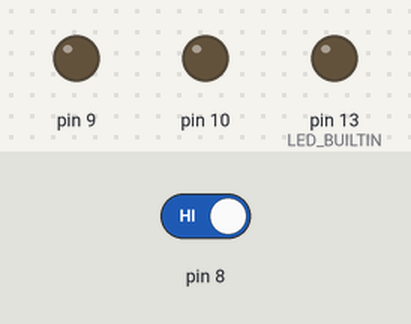
A sketch run on a simulated Arduino Uno, built with avr-gcc and run on an emulated ATmega328P. Parts: output pins drawn as LEDs (lit = HIGH). The test bench sets the inputs (shaded band); at power-on: pin 8 HIGH.

Above: at 1.2 s.
1.3 s: pin 8 driven LOW
At 1.9 s:
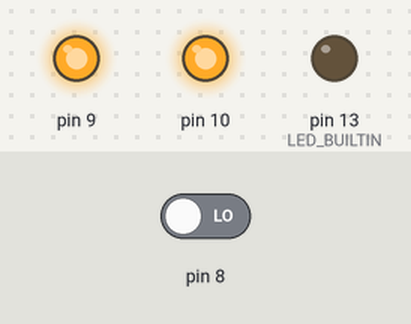
2.8 s: pin 8 driven HIGH
At 4.2 s:
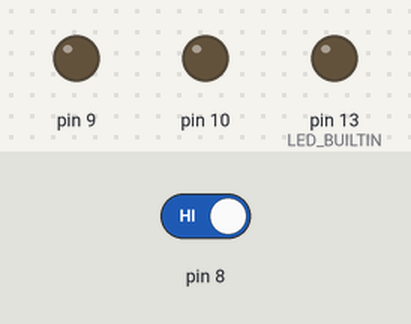
Timing chart, 0 to 5.8 s (numbered marks = the images above; inputs shaded):
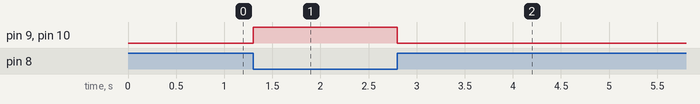

Measured:
- after the input at 1.3 s, pin 9, pin 10: LOW → HIGH at once
- after the input at 2.8 s, pin 9, pin 10: HIGH → LOW at once

The sketch:

tilt_alarm.ino
```cpp
void setup() {
  // put your setup code here, to run once:
pinMode(8, INPUT);
pinMode(9, OUTPUT);
pinMode(10, OUTPUT);
pinMode(LED_BUILTIN, OUTPUT);
digitalWrite(LED_BUILTIN, LOW);
}

void loop() {
  if (digitalRead(8) == LOW)
  {
    digitalWrite(9, HIGH);
    digitalWrite(10, HIGH);
  }
  else
  {
    digitalWrite(9, LOW);
    digitalWrite(10, LOW);
  }
  delay(100);
}
```
